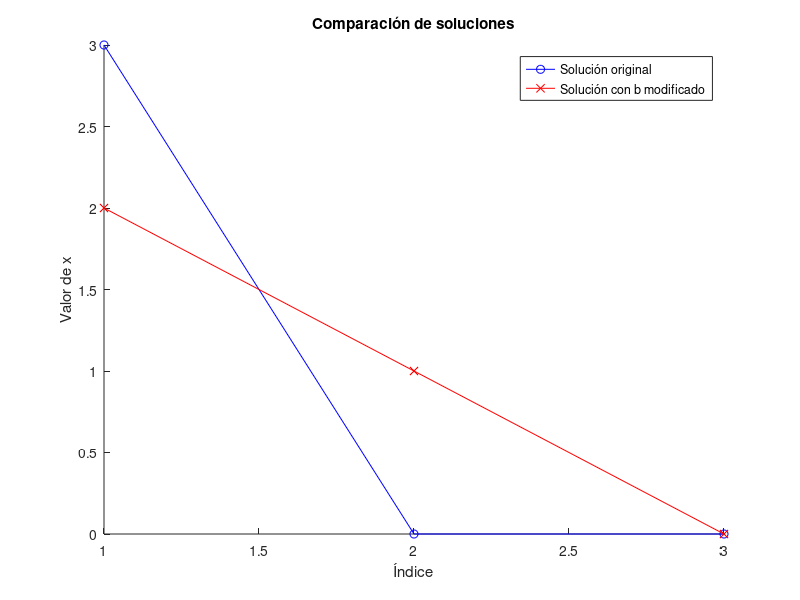

Source code (MATLAB):

A = [1, 1, 1;
     2, 2.0001, 2;
     3, 3, 3.0001];
b = [3; 6; 9];

det_A = det(A);
fprintf('Determinante de A: %f\n', det_A);

x = A \ b;
fprintf('Solución del sistema original:\n');
disp(x);

cond_A = cond(A);
fprintf('Número de condición de A: %f\n', cond_A);


b_mod = [3; 6.0001; 9];
x_mod = A \ b_mod;
fprintf('Solución del sistema con un pequeño cambio en b:\n');
disp(x_mod);


figure;
hold on;
plot(x, 'bo-', 'DisplayName', 'Solución original');
plot(x_mod, 'rx-', 'DisplayName', 'Solución con b modificado');
legend;
title('Comparación de soluciones');
xlabel('Índice');
ylabel('Valor de x');
hold off;

